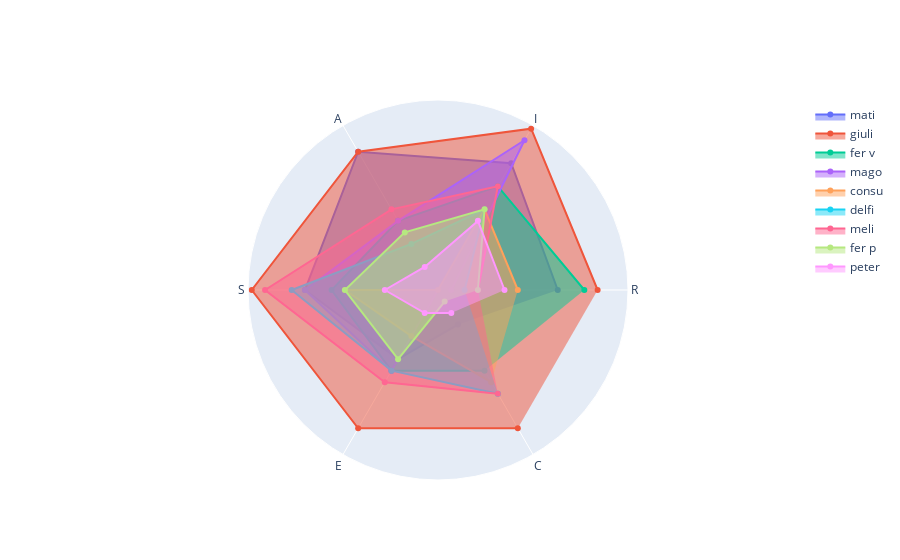

Notebook cell for this chart:
### Code cell
import plotly.offline as py
import plotly.graph_objs as go
from plotly.subplots import make_subplots

data = [go.Scatterpolar(
      r = df.iloc[i].values,
      theta = df.columns,
      fill = 'toself',
      name = df.index[i],
      hovertemplate = '%{r}'
    ) for i in range(df.shape[0])]

layout = go.Layout(
  polar = dict(
    radialaxis = dict(
      visible = False,
    )
  ),
  showlegend = True
)

fig = go.Figure(data=data, layout=layout)
py.iplot(fig, filename = "radar")

### Figure 1 — Plotly figure (JSON) as saved in the notebook; plotly's stock layout.template omitted (floating-point values rounded to 4 significant figures)
{"data": [{"fill": "toself", "hovertemplate": "%{r}", "name": "mati", "r": [9, 11, 12, 10, 6, 3], "theta": ["R", "I", "A", "S", "E", "C"], "type": "scatterpolar"}, {"fill": "toself", "hovertemplate": "%{r}", "name": "giuli", "r": [12, 14, 12, 14, 12, 12], "theta": ["R", "I", "A", "S", "E", "C"], "type": "scatterpolar"}, {"fill": "toself", "hovertemplate": "%{r}", "name": "fer v", "r": [11, 9, 6, 8, 7, 7], "theta": ["R", "I", "A", "S", "E", "C"], "type": "scatterpolar"}, {"fill": "toself", "hovertemplate": "%{r}", "name": "mago", "r": [1, 13, 6, 10, 7, 0], "theta": ["R", "I", "A", "S", "E", "C"], "type": "scatterpolar"}, {"fill": "toself", "hovertemplate": "%{r}", "name": "consu", "r": [6, 7, 0, 7, 4, 8], "theta": ["R", "I", "A", "S", "E", "C"], "type": "scatterpolar"}, {"fill": "toself", "hovertemplate": "%{r}", "name": "delfi", "r": [2, 7, 4, 11, 7, 9], "theta": ["R", "I", "A", "S", "E", "C"], "type": "scatterpolar"}, {"fill": "toself", "hovertemplate": "%{r}", "name": "meli", "r": [3, 9, 7, 13, 8, 9], "theta": ["R", "I", "A", "S", "E", "C"], "type": "scatterpolar"}, {"fill": "toself", "hovertemplate": "%{r}", "name": "fer p", "r": [3, 7, 5, 7, 6, 1], "theta": ["R", "I", "A", "S", "E", "C"], "type": "scatterpolar"}, {"fill": "toself", "hovertemplate": "%{r}", "name": "peter", "r": [5, 6, 2, 4, 2, 2], "theta": ["R", "I", "A", "S", "E", "C"], "type": "scatterpolar"}], "layout": {"autosize": true, "polar": {"angularaxis": {"type": "category"}, "radialaxis": {"autorange": true, "range": [0, 14.4], "type": "linear", "visible": false}}, "showlegend": true}}
